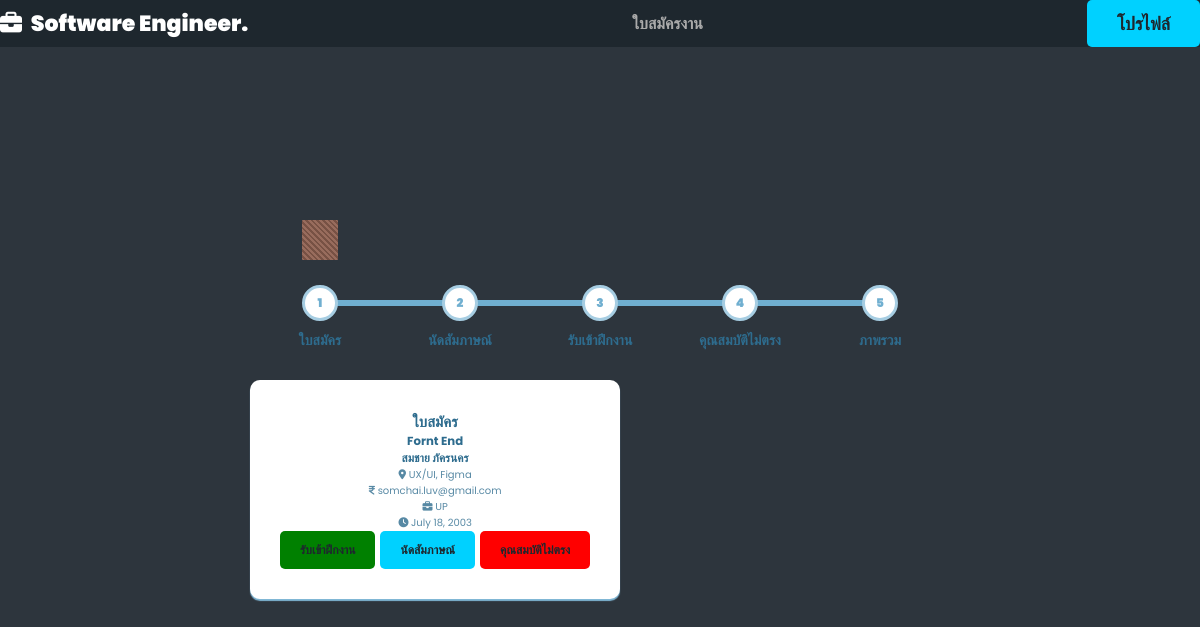
Page /home/COMPANY/company1/ (signed in) on the earlier database version.
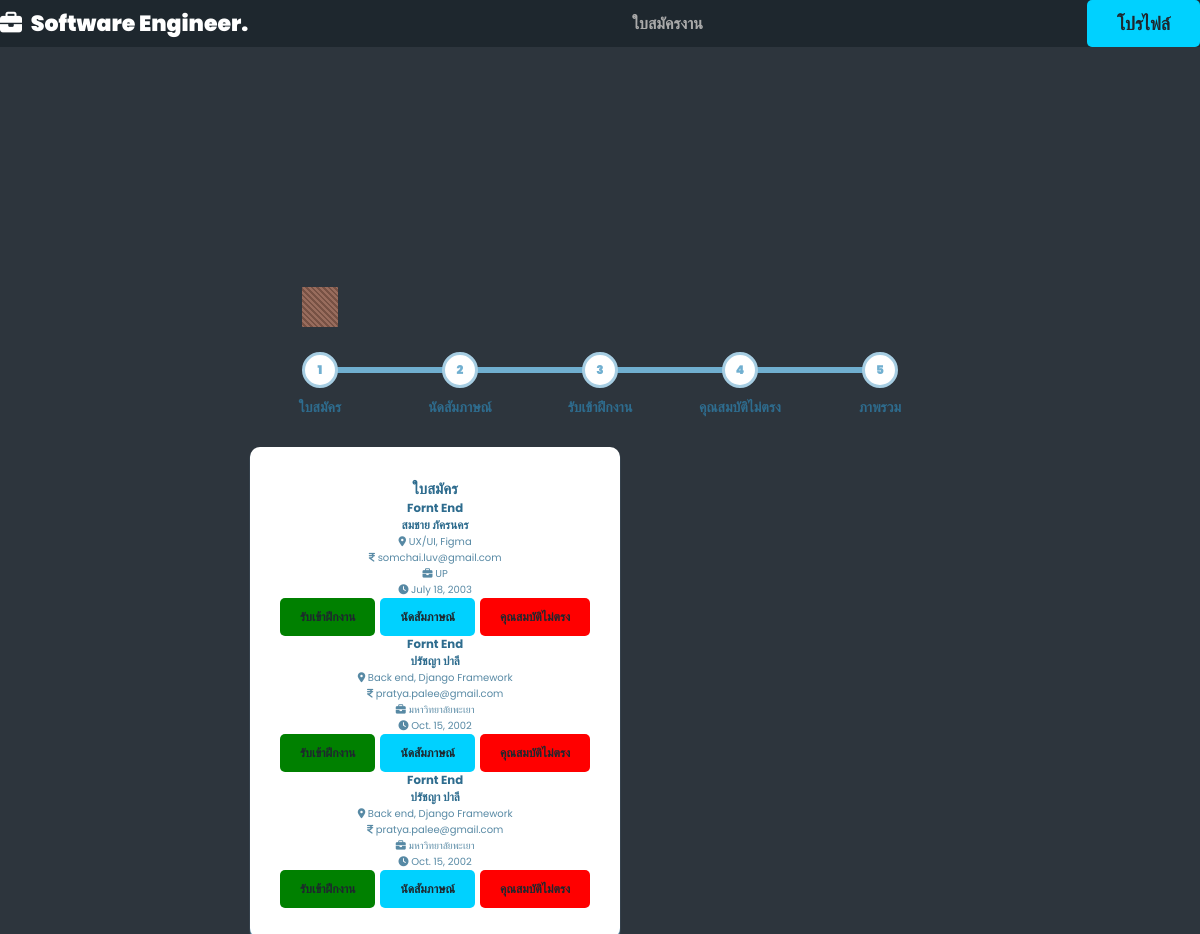
Same page on the later database version.
### usertype/models.py (models this page shows, shortened)
class StudentInfo(models.Model):
    profile = models.ImageField(upload_to="profile/", null=True, blank=True)
    student_id = models.IntegerField(
        unique=True, primary_key=True, null=False, blank=False
    )
    first_name = models.CharField(max_length=100)
    last_name = models.CharField(max_length=100)
    nick_name = models.CharField(max_length=100)
    birthday = models.DateField(null=True, blank=True)
    gender = models.CharField(max_length=200)
    email = models.EmailField()
    phone = models.CharField(max_length=15)
    line_id = models.CharField(max_length=200)
    cv = models.URLField()
    last_job = models.TextField()
    intern_company = models.TextField()
    interest_job = models.TextField()
    skill = models.TextField()
    university = models.CharField(max_length=200)
    faculty = models.TextField(blank=True)
    major = models.TextField(blank=True)
    intern_start = models.DateField(blank=True, null=True)
    intern_end = models.DateField(blank=True, null=True)
    eng_skill = models.CharField(max_length=200)

class Job(models.Model):
    jobname = models.CharField(max_length=255)
    jobdes = models.TextField()
    worktype = models.CharField(max_length=255)
    quality = models.TextField()
    benefit = models.TextField()
    workstart = models.TimeField()
    workend = models.TimeField()
    workday = models.CharField(max_length=255)
    requirement = models.TextField()
    qualifications = models.TextField(blank=True, null=True)
    skills = models.TextField()
    company = models.CharField(max_length=255)
    city = models.CharField(max_length=255)
    country = models.CharField(max_length=255)

### usertype/views.py (the view)
# urls.py: path("home/<str:role>/<str:username>/", views.applyview, name="studentview"),  # Show Student who want to work page
def applyview(request, role, username):
    company = CompanyProfile.objects.get(user__username=username)
    match = Matching.objects.filter(company=company.companyinfo)
    match_id = [m.id for m in match]
    job = [m.job for m in match]
    status = [m.status for m in match]
    showstudent = [m.student for m in match]
    student_id = [s.student_id for s in showstudent]
    interview = [m.interview for m in match]
    students = zip(showstudent, status, job, match_id, student_id, interview)
    return render(request, "usertype/home_com.html", {"students": students, "role": role, "username": username})

### usertype/templates/usertype/home_com.html (shortened to what this page needs)
<!DOCTYPE html>
<html lang="en">
  {% load static %}
  <head>
    <link rel="stylesheet" href="{% static "css/style.css" %}" />
  </head>
  <body>
  {% include "navbarmain.html" %}
  {% include "navbarstatus.html" %}
  </body>
</html>

### usertype/templates/navbarstatus.html (shortened to what this page needs)
{% load static %} <link rel="stylesheet" href="{% static "css/css.css" %}" />
<link rel="stylesheet" href="{% static "css/style.css" %}" />
{% if user.role == 'COMPANY' %}
<body>
  <section>
    <div class="progress">
      <div class="progress_inner">
        <div class="progress_inner__step">
          <label for="step-1">ใบสมัคร</label>
        </div>
        <div class="progress_inner__step">
          <label for="step-2">นัดสัมภาษณ์</label>
        </div>
        <div class="progress_inner__step">
          <label for="step-3">รับเข้าฝึกงาน</label>
        </div>
        <div class="progress_inner__step">
          <label for="step-4">คุณสมบัติไม่ตรง</label>
        </div>
        <div class="progress_inner__step">
          <label for="step-5">ภาพรวม</label>
        </div>
        <div class="progress_inner__bar--set"></div>
        <div class="progress_inner__tabs">
          <div class="tab tab-0">
            <h1>ใบสมัคร</h1>
            <div class="box-container">
              <div class="box">
                {% for showstudent, status, job, match_id, student_id, interview in students %}
                {% if status == "Pending" %}
                <div class="company">
                  <div>
                    <h3>{{ job.jobname }}</h3>
                  </div>
                </div>
                <h3 class="job-title">
                  {{ showstudent.first_name }} {{ showstudent.last_name }}
                </h3>
                <p class="location">
                  <i class="fas fa-map-marker-alt"></i>
                  <span>{{ showstudent.interest_job }}, {{ showstudent.skill }}</span>
                </p>
                <div class="tags">
                  <p>
                    <i class="fas fa-indian-rupee-sign"></i>
                    <span>{{ showstudent.email }}</span>
                  </p>
                  <p>
                    <i class="fas fa-briefcase"></i>
                    <span>{{ showstudent.university }}</span>
                  </p>
                  <p>
                    <i class="fas fa-clock"></i>
                    <span>{{ showstudent.birthday }}</span>
                  </p>
                </div>
                <div class="flex-btn-status">
                  <a href="{% url 'approved' match_id=match_id %}" class="btn-green">รับเข้าฝึกงาน</a>
                  <a href="{% url 'addschedule' match_id=match_id %}" class="btn-bule">นัดสัมภาษณ์</a>
                  <a href="{% url 'rejected' match_id=match_id %}" class="btn-danger">คุณสมบัติไม่ตรง</a>
                </div>
                {% endif %}
                {% endfor %}
              </div>
            </div>
          </div>
        </div>
        <div class="progress_inner__status">
          <div class="box_base"></div>
        </div>
      </div>
    </div>
  </section>
</body>
{% endif %}

Differences in the rows shown:
added StudentInfo: jobname "Fornt End", first_name "ปรัชญา", last_name "ปาลี", interest_job "Back end", skill "Django Framework", email "pratya.palee@gmail.com", university "มหาวิทยาลัยพะเยา", birthday "Oct. 15, 2002"
